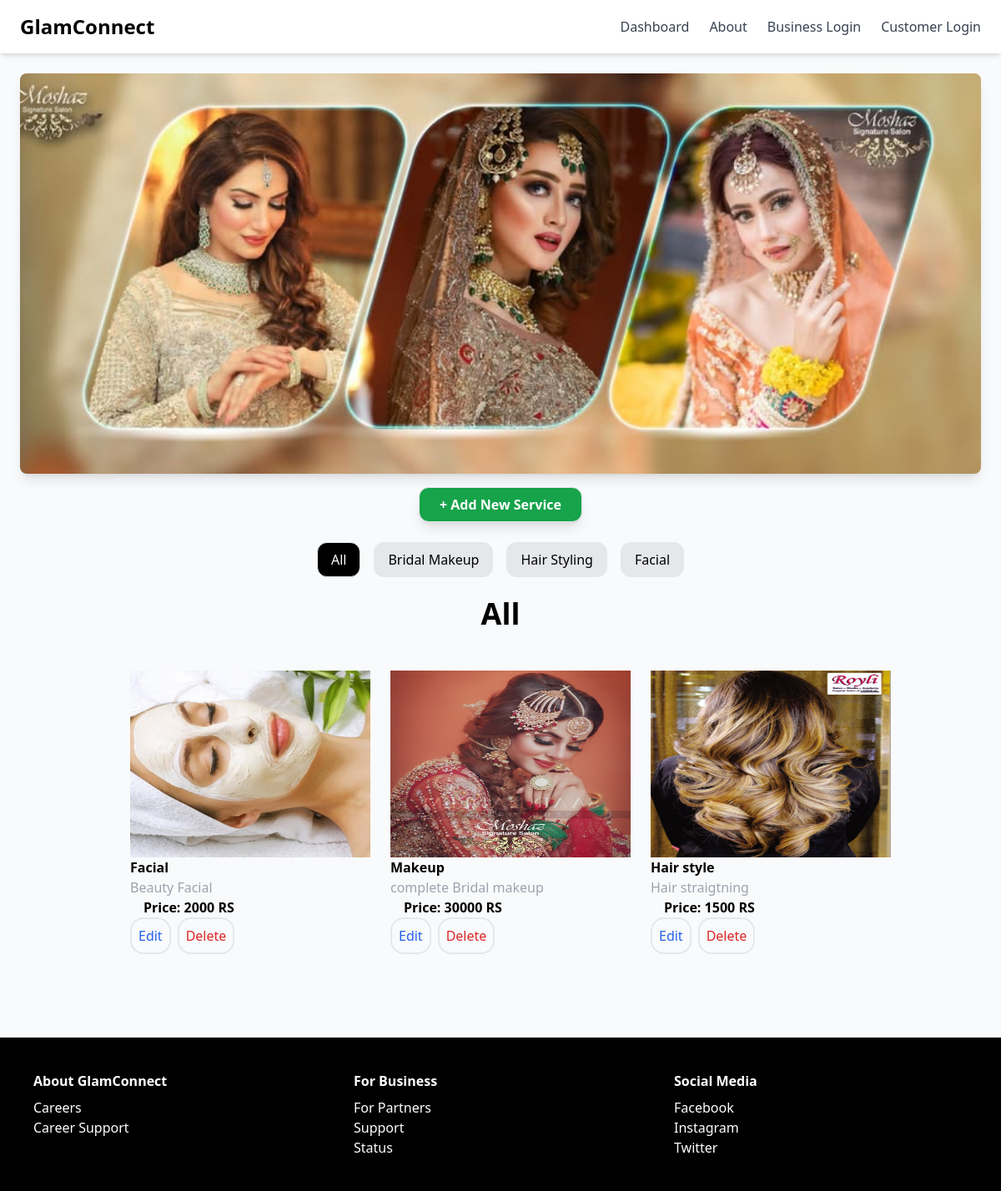
/index2.php (signed in), run on the app's committed database.
### tables this page shows
CREATE TABLE IF NOT EXISTS `services` (
  `id` int NOT NULL AUTO_INCREMENT,
  `category` varchar(100) DEFAULT NULL,
  `title` varchar(255) DEFAULT NULL,
  `description` text,
  `price` int DEFAULT NULL,
  `image` varchar(255) DEFAULT NULL,
  `business_id` int NOT NULL,
  PRIMARY KEY (`id`),
  KEY `fk_business` (`business_id`)
);

### index2.php (the view, shortened to what this page needs)
<?php
include 'db.php';
$businessId = $_SESSION['business_id'];
$categories = ['Bridal Makeup', 'Hair Styling', 'Facial'];
$categoriesWithAll = array_merge(['All'], $categories);
$currentCategory = $_GET['category'] ?? 'All';
?>
<!DOCTYPE html>
<html lang="en">
<head>
  <script src="https://cdn.tailwindcss.com"></script>
</head>
<body class="bg-gray-50">
  <header class="bg-white shadow-md">
    <div class="max-w-7xl mx-auto px-6 py-4 flex justify-between items-center">
      <h1 class="text-2xl font-bold text-black">GlamConnect</h1>
      <nav>
        <ul class="flex gap-6 text-gray-700">
          <li><a href="/gcf/backend/dashboard_business.php" class="hover:text-black">Dashboard</a></li>
          <li><a href="about.html" class="hover:text-black">About</a></li>
          <li><a href="Business_login.html" class="hover:text-black">Business Login</a></li>
          <li><a href="customer_login.html" class="hover:text-black">Customer Login</a></li>
        </ul>
      </nav>
    </div>
  </header>
  <div class="relative mt-6 max-w-6xl mx-auto overflow-hidden rounded-lg shadow-lg" x-data="{ active: 0, slides: ['public/moshaz cero2.jpg', 'public/moshaz cero 3.jpg', 'public/moshaz cero4.jpg'] }" x-init="setInterval(() => active = (active + 1) % slides.length, 4000)">
    <template x-for="(slide, index) in slides" :key="index">
      <img :src="slide" x-show="active === index" class="w-full h-[480px] object-cover transition-opacity duration-700">
    </template>
  </div>
<div class="flex justify-center my-4">
  <a href="add_service.php" class="px-6 py-2 rounded-xl border bg-green-600 text-white font-semibold hover:bg-green-700 shadow-lg">
    + Add New Service
  </a>
</div>
<div class="flex justify-center space-x-4 my-6">
  <?php foreach ($categoriesWithAll as $cat): ?>
    <a href="?category=<?= urlencode($cat) ?>"
       class="px-4 py-2 rounded-xl border <?= $currentCategory === $cat ? 'bg-black text-white' : 'bg-gray-200 hover:bg-black hover:text-white' ?>">
      <?= htmlspecialchars($cat) ?>
    </a>
  <?php endforeach; ?>
</div>
<h1 class="text-4xl font-semibold text-center mb-5"><?= htmlspecialchars($currentCategory) ?></h1>
<?php
if ($currentCategory === 'All') {
    $stmt = $conn->prepare("SELECT * FROM services WHERE business_id = ?");
    $stmt->execute([$businessId]);
} else {
   $stmt = $conn->prepare("SELECT * FROM services WHERE business_id = ? AND LOWER(TRIM(category)) = LOWER(TRIM(?))");
    $stmt->execute([$businessId, $currentCategory]);
}
$services = $stmt->fetchAll(PDO::FETCH_ASSOC);
if (count($services) > 0):
?>
  <div class="flex flex-wrap justify-center">
    <?php foreach ($services as $row): ?>
      <div class="card mt-7 ml-6 mb-5 hover:shadow-2xl" style="width: 18rem;">
        <img src="<?= htmlspecialchars($row['image']) ?>" class="card-img-top w-80 h-56" alt="<?= htmlspecialchars($row['title']) ?>" />
        <div class="card-body">
          <h5 class="card-title font-bold"><?= htmlspecialchars($row['title']) ?></h5>
          <p class="text-gray-400"><?= htmlspecialchars($row['description']) ?></p>
        </div>
        <p class="list-group-itm font-semibold ml-4">Price: <?= htmlspecialchars($row['price']) ?> RS</p>
        <div class="card-body flex space-x-2">
          <a href="edit_service.php?id=<?= urlencode($row['id']) ?>"
             class="border-2 p-2 font-light rounded-2xl hover:font-normal hover:border-blue-600 text-blue-600">Edit</a>
          <a href="delete_service.php?id=<?= urlencode($row['id']) ?>"
             class="border-2 p-2 font-light rounded-2xl hover:font-normal hover:border-red-600 text-red-600"
             onclick="return confirm('Are you sure you want to delete this service?');">Delete</a>
        </div>
      </div>
    <?php endforeach; ?>
  </div>
<?php else: ?>
  <p class="text-center text-gray-500">No services available.</p>
<?php endif; ?>
  <footer class="bg-black text-white mt-20 py-10 px-10">
    <div class="grid grid-cols-1 md:grid-cols-3 gap-8">
      <div>
        <h4 class="font-bold mb-2">About GlamConnect</h4>
        <ul>
          <li><a href="#" class="hover:underline">Careers</a></li>
          <li><a href="#" class="hover:underline">Career Support</a></li>
        </ul>
      </div>
      <div>
        <h4 class="font-bold mb-2">For Business</h4>
        <ul>
          <li><a href="#" class="hover:underline">For Partners</a></li>
          <li><a href="#" class="hover:underline">Support</a></li>
          <li><a href="#" class="hover:underline">Status</a></li>
        </ul>
      </div>
      <div>
        <h4 class="font-bold mb-2">Social Media</h4>
        <ul>
          <li><a href="#" class="hover:underline">Facebook</a></li>
          <li><a href="#" class="hover:underline">Instagram</a></li>
          <li><a href="#" class="hover:underline">Twitter</a></li>
        </ul>
      </div>
    </div>
  </footer>
</body>
</html>

### data on the page
services: image (picture), title "Facial", description "Beauty Facial", price "2000"
services: image (picture), title "Makeup", description "complete Bridal makeup", price "30000"
services: image (picture), title "Hair style", description "Hair straigtning", price "1500"

### other printed values
$cat "All"
$cat "Bridal Makeup"
$cat "Hair Styling"
$cat "Facial"
$currentCategory "All"
